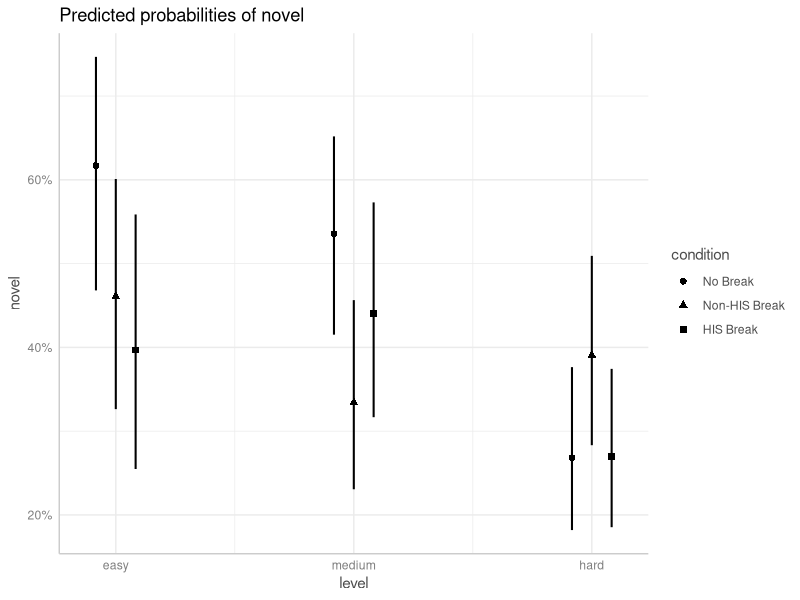
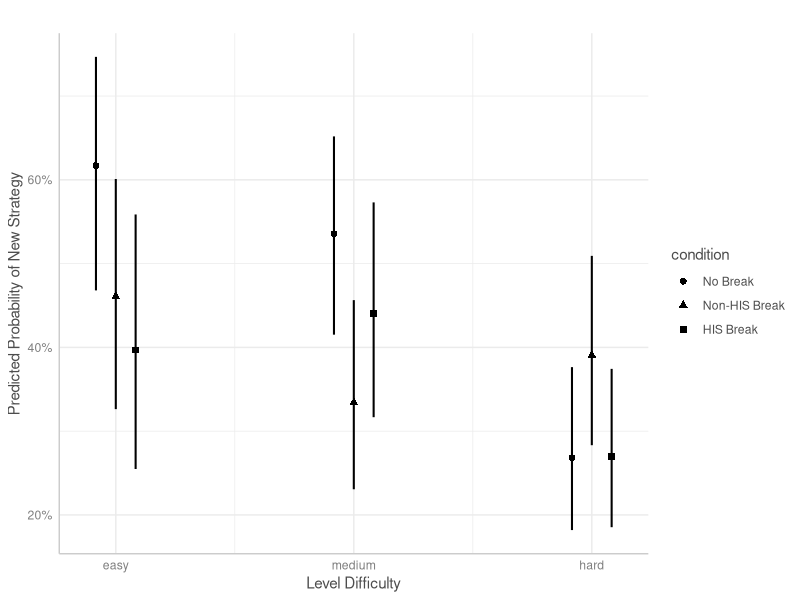

The R source for these figures, in order:
utils::install.packages("lme4", type = "source")
install.packages("readxl")
install.packages('lmerTest')
install.packages("ggeffects")
install.packages("ggplot2")

library(readxl)
library(lme4)
library(lmerTest)
library(ggeffects)
library(ggplot2)


data <- read_excel("data.xlsx", sheet = "P3B")
#remove participants that did not make any moves, either before or after break
data <- data[data$novel != 3, ]
data <- data[data$sex != 2, ]
data <- data[data$handedness != 3, ]

attach(data)

level <- as.factor(levelNumber)
levels(level) <- c("hard", "easy", "medium")
level <- factor(level, levels = c("easy", "medium", "hard"))
condition <- as.factor(condition)
levels(condition) <- c("No Break", "Non-HIS Break", "HIS Break")
id <- as.factor(prolificPID)
novel <- as.factor(novel)
sex <- as.factor(sex)
handedness <- as.factor(handedness)
novel2 <- as.factor(novel2)


for (lvl in unique(level)) {
  data_level <- data[level == lvl, ]
  contingency_table <- table(data_level$novel, data_level$condition)
  rownames(contingency_table) <- c("No", "Yes")  
  colnames(contingency_table) <- c("no break","non-HIS", "HIS")  
  chi_square_result <- chisq.test(contingency_table)
  cat("Chi-square test for Level", lvl, "\n")
  print(chi_square_result)
  cat("Contingency Table for Level", lvl, "\n")
  print(contingency_table)
}

lm <- glmer(novel ~ condition * level + (1 | id), family = "binomial")
summary(lm)


predictions <- ggpredict(lm, terms = c("level", "condition")) |> plot(colors = "bw")

# Plot the marginal effects
plot(predictions) +
  labs(title = "",
       x = "Level Difficulty", y = "Predicted Probability of New Strategy")

lm2 <- glmer(completedLevel ~ novel + (1|id), family = "binomial")
